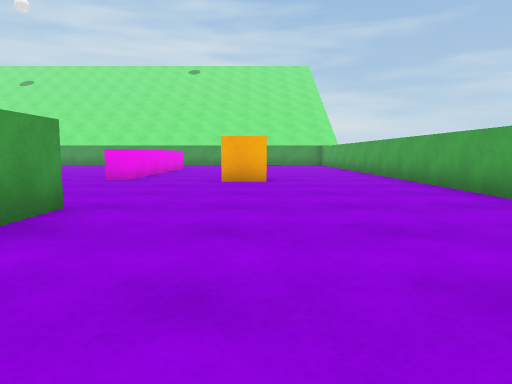
view 1 (above)

22 first-person views from a walk through a 3-D level made in the Unity game engine. The camera is 0.62 m above the floor, tilts 6° down and sees 70° across. The floor is counted in squares, 1 m on a side. Each view is taken from the middle of a square. On the plan, view 1 faces up. The plan holds only what a view shows up to about 10 squares ahead; the rest is blank. The place goes on beyond the plan. The player is left out. Surface patterns are stand-ins for the level's own textures.

view 2
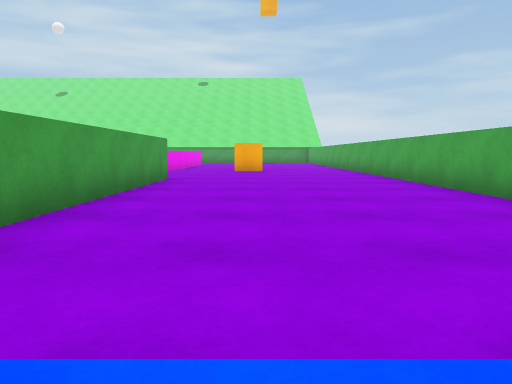

view 3
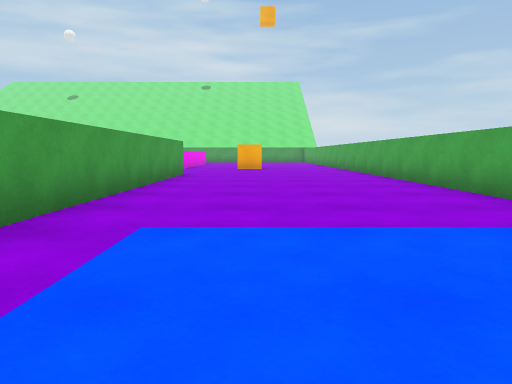

view 4
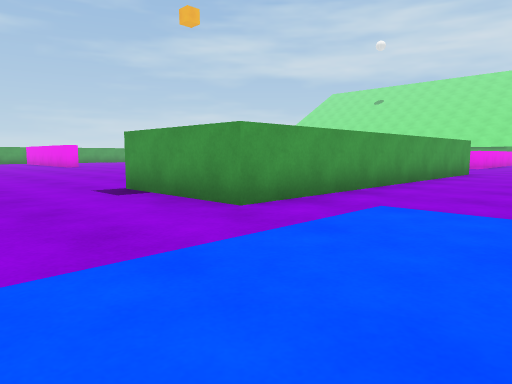

view 5
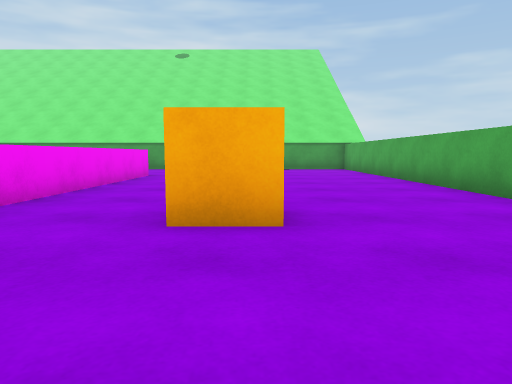

view 6
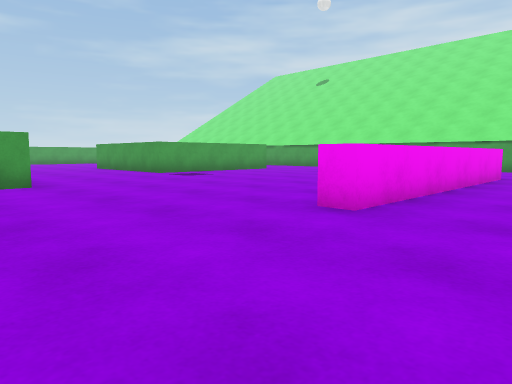

view 7
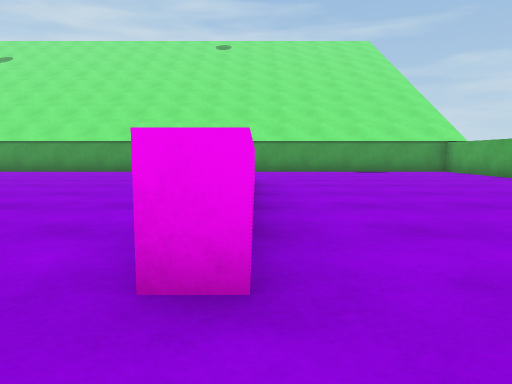

view 8
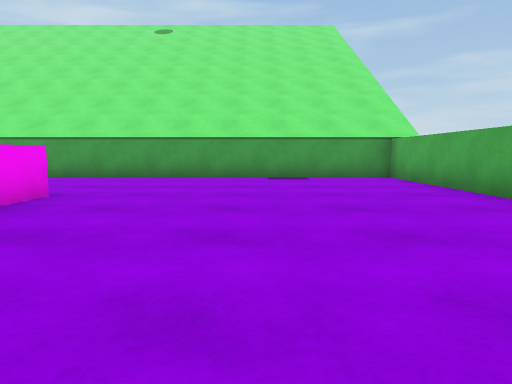

view 9
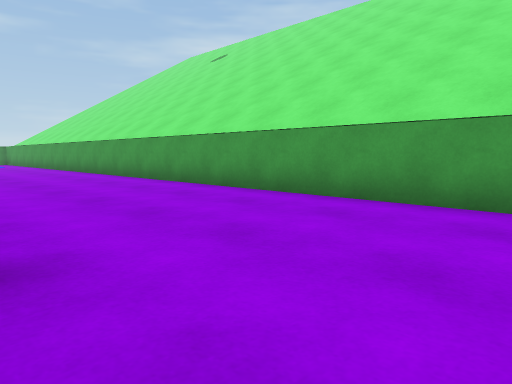

view 10
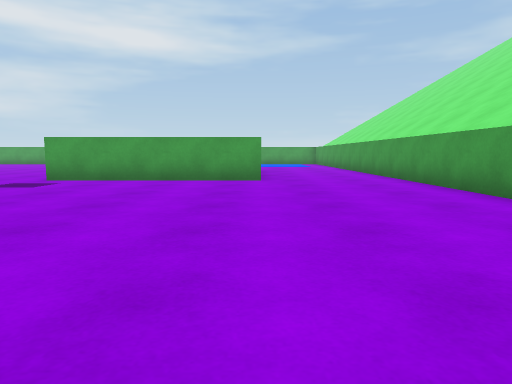

view 11
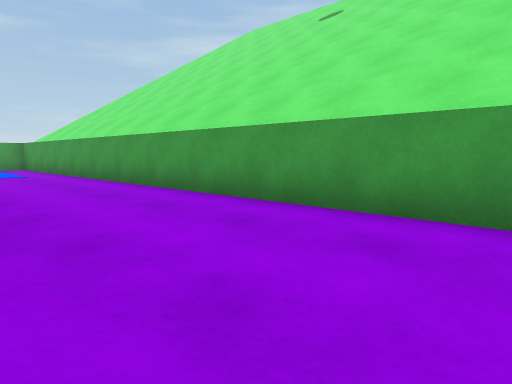

view 12
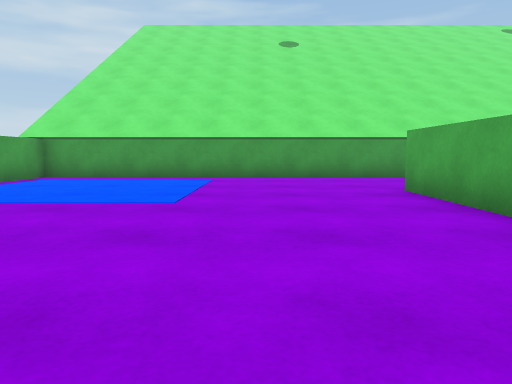

view 13
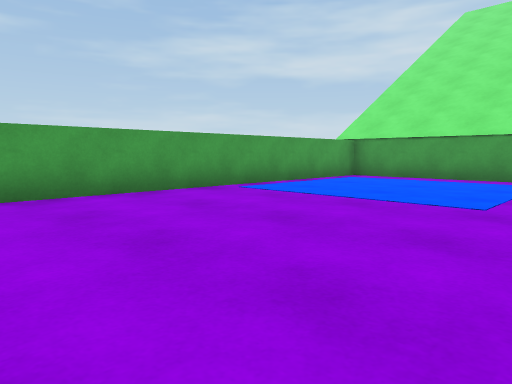

view 14
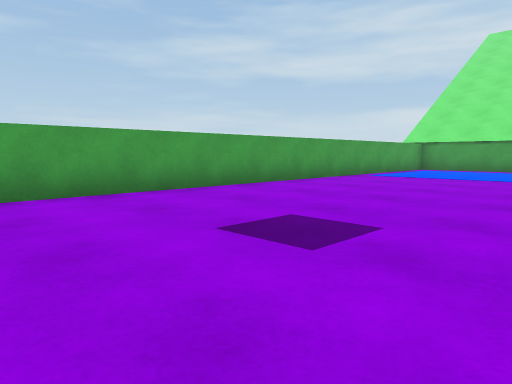

view 15
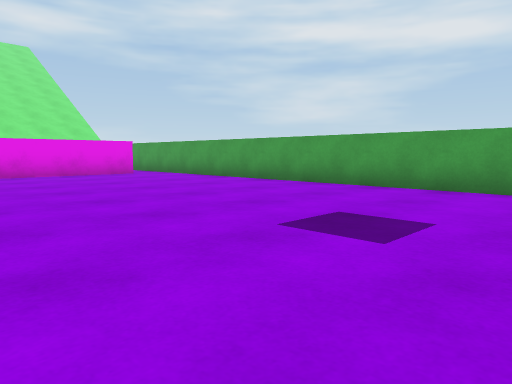

view 16
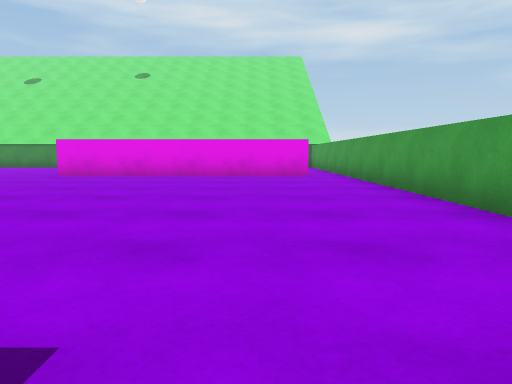

view 17
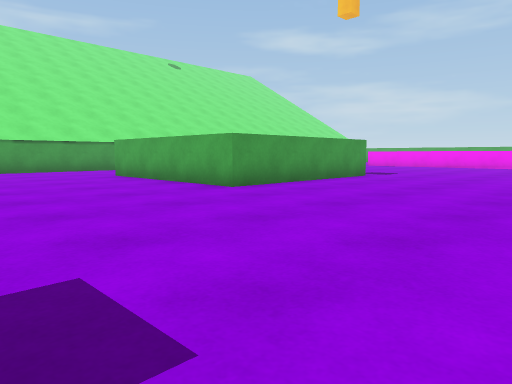

view 18
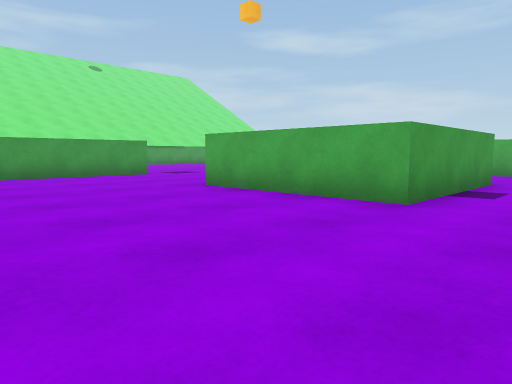

view 19
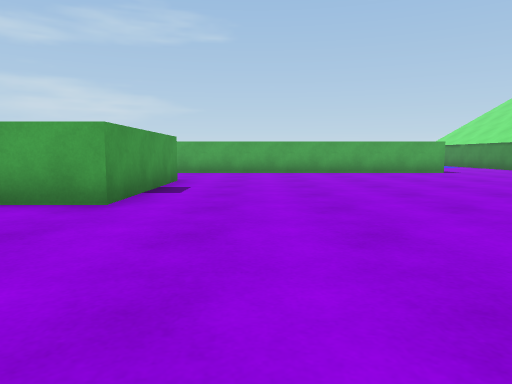

view 20
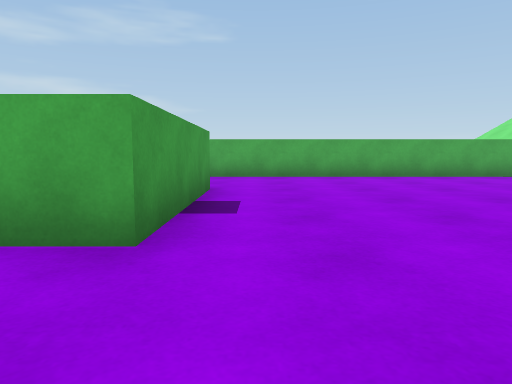

view 21
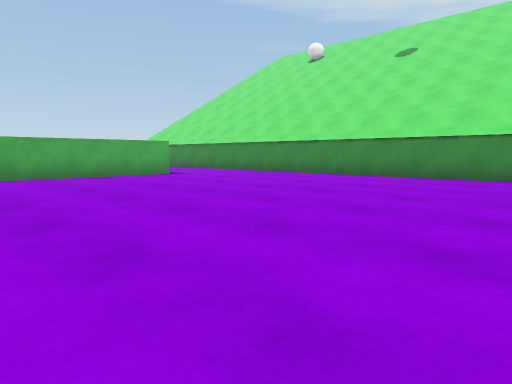

view 22
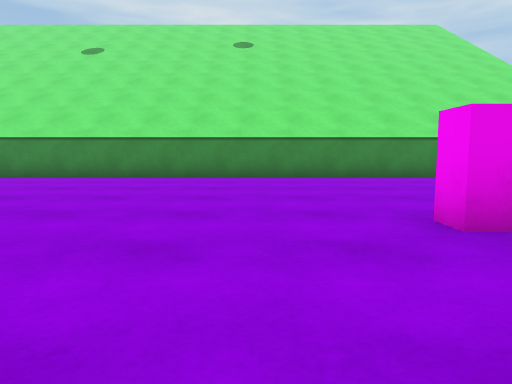

### Floor plan
Points are (right, up) in squares from view 1. A wall is a line through its corners. A room is listed if a view was taken in it or the views show most of it. See-through windows are left out.
Room 1 (views 1, 2, 3, 4, 5, 6, 7, 8, 9, 10, 11)
walls: (-2.2, 4.2) (-2.2, -5.1) (-5.2, -5.1); (-8.6, 6.9) (-8.6, 6.2); (-5.2, 1.5) (-5.2, 3.5); (-3, 15.4) (-3, 8.6) (-3.6, 8.6); (-11.9, 11.1) (-13.6, 11.1); (-11.5, 16.2) (-11.5, 11.1); (3.5, -2.1) (3.5, 19.5) (-17.5, 19.5)
ways out: opening at (-16.7, 18) to room 2; opening at (-12.8, 8.5) to room 2; opening at (-7, 2.3) to room 2; opening at (-5.7, -7) to room 2
objects: orange cube (0, 8) to (0, 9)
Room 2 (views 12, 13, 14, 15, 16, 17, 18, 19, 20, 21, 22)
walls: (-23.5, -1.9) (-16.7, -1.9) (-16.7, -2.4); (-8.5, 2.8) (-12.6, 2.8) (-12.6, 6.9); (-13.6, 11.1) (-16.5, 11.1) (-16.5, 16.1); (-19.8, -8.5) (-8.2, -8.5); (-5.2, -5.1) (-5.2, 1.5); (-17.5, 19.5) (-24.5, 19.5) (-24.5, -2)
ways out: opening at (-16.7, 18) to room 1; opening at (-12.8, 8.5) to room 1; opening at (-7, 2.3) to room 1; opening at (-5.7, -7) to room 1

Positions as (right, up) in squares from view 1, and headings:
1: (0, 0), facing up
2: (0, -5), facing up
3: (0, -7), facing up
4: (1, -8), facing up-left
5: (0, 5), facing up
6: (-1, 5), facing up-left
7: (-3, 7), facing up
8: (0, 10), facing up
9: (-1, 15), facing up-left
10: (-3, 16), facing left
11: (-9, 16), facing up-left
12: (-19, 10), facing up
13: (-19, 10), facing up-left
14: (-19, 5), facing up-left
15: (-18, 9), facing down-left
16: (-22, 8), facing down
17: (-21, 6), facing up-right
18: (-17, 1), facing up-right
19: (-17, 1), facing right
20: (-15, 2), facing right
21: (-15, 1), facing down-right
22: (-15, 1), facing down
